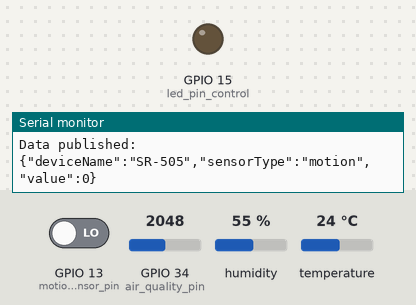
This sketch was run on a simulated ESP32. On the bench: output pins drawn as LEDs (lit = HIGH), the last lines printed to the serial monitor. The test bench sets the inputs (shaded band); at power-on: GPIO 13 (motion_sensor_pin) LOW, GPIO 34 (air_quality_pin) = 2048, humidity 55 %, temperature 24 °C. WiFi joins after 1.5 s; servers stay silent unless stated; no MQTT or app messages arrive unless stated.

Above: at 2.7 s.
2.8 s: GPIO 13 (motion_sensor_pin) driven HIGH
At 5.1 s:
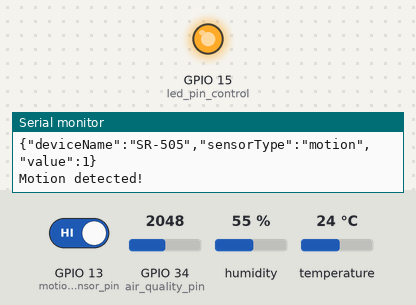
9.1 s: GPIO 13 (motion_sensor_pin) driven LOW
At 11.1 s:
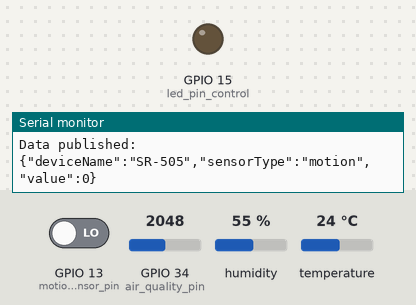
Timing chart, 0 to 12.6 s (numbered marks = the images above; inputs shaded):
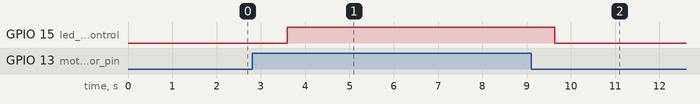

Measured:
- after the input at 2.8 s, GPIO 15 (led_pin_control): LOW → HIGH after 0.79 s
- after the input at 9.1 s, GPIO 15 (led_pin_control): HIGH → LOW after 0.53 s

The sketch:

outdoor.ino
```cpp
#include <DHT.h>
#include <WiFi.h>
#include <WiFiClientSecure.h>
#include <PubSubClient.h>
#include <ArduinoJson.h>

#define DHTPIN 14
#define DHTTYPE DHT22
DHT dht(DHTPIN, DHTTYPE);

int motion_sensor_pin = 13;
int air_quality_pin = 34;
int led_pin_pir = 2;
int led_pin_control = 15;

const char* ssid = "Le Dinh Khoa";
const char* password = "0969250818";
const char* mqtt_server = "eb95b651127d4e39afc7f2150b88a296.s1.eu.hivemq.cloud";
const int mqtt_port = 8883;
const char* mqtt_user = "Hung091103";
const char* mqtt_pass = "Hung091103";
const char* mqtt_topic = "Iot_OutDoor";
const char* device_control_topic = "Iot_OutDoor/Led_Control";

WiFiClientSecure esp_client;
PubSubClient client(esp_client);

float last_temperature = 0.0;
float last_humidity = 0.0;
int last_motion_state = -1;
int last_air_quality = -1;

unsigned long led_on_time = 0;

void setup_wifi() {
  delay(10);
  Serial.println();
  Serial.print("Connecting to ");
  Serial.println(ssid);

  WiFi.begin(ssid, password);

  while (WiFi.status() != WL_CONNECTED) {
    delay(500);
    Serial.print(".");
  }

  Serial.println("");
  Serial.println("WiFi connected");
}

void reconnect() {
  while (!client.connected()) {
    Serial.print("Attempting MQTT connection...");
    if (client.connect("ESP32Client", mqtt_user, mqtt_pass)) {
      Serial.println("connected");
      client.subscribe(device_control_topic);
    } else {
      Serial.print("failed, rc=");
      Serial.print(client.state());
      Serial.println(" try again in 5 seconds");
      delay(5000);
    }
  }
}

void control_led(const char* msg) {
Serial.print("Received message: ");
  Serial.println(msg);  // Debug: Print the received message

  if (strncmp(msg, "ON",2) == 0) {
    digitalWrite(led_pin_control, HIGH);
    Serial.println("LED15 turned ON");
  } else if (strncmp(msg, "OFF",3) == 0) {
    digitalWrite(led_pin_control, LOW);
    Serial.println("LED15 turned OFF");
  } else {
    Serial.println("Unknown command received.");
  }
}

void callback(char* topic, byte* payload, unsigned int length) {
  payload[length] = '\0';
  String message = String((char*)payload);
  Serial.print("Message arrived on topic: ");
  Serial.println(topic);
  Serial.print("Message: ");
  Serial.println(message);

  StaticJsonDocument<256> doc;
  DeserializationError error = deserializeJson(doc, payload, length);

  if (error) {
      Serial.print("JSON Deserialization failed: ");
      Serial.println(error.c_str());
      return;
  }

  const char* command = doc["command"];

  if (strcmp(command, "ON") == 0) {
    digitalWrite(led_pin_control, HIGH);
    Serial.println("LED15 turned ON");
  } else if (strcmp(command, "OFF") == 0) {
    digitalWrite(led_pin_control, LOW);
    Serial.println("LED15 turned OFF");
  } else {
    Serial.println("Unknown command received.");
  }
}

void setup() {
  Serial.begin(115200);
  esp_client.setInsecure();
  pinMode(motion_sensor_pin, INPUT);
  pinMode(led_pin_control, OUTPUT);
  setup_wifi();
  client.setServer(mqtt_server, mqtt_port);
  client.setCallback(callback);
  dht.begin();
}

void publishSensorData(const char* topic, const char* deviceName, const char* sensorType, float value) {
  StaticJsonDocument<256> doc;
  doc["deviceName"] = deviceName;
  doc["sensorType"] = sensorType;
  doc["value"] = value;

  char buffer[256];
  size_t n = serializeJson(doc, buffer);

  if(client.publish(topic, buffer, n)){
    Serial.println("Data published: ");
    Serial.println(buffer);
  } else {
    Serial.println("Failed to publish data");
  }
}

void loop() {
  if (!client.connected()) {
    reconnect();
  }
  client.loop();

  int motion_state = digitalRead(motion_sensor_pin);
  if (motion_state == HIGH) {
    digitalWrite(motion_sensor_pin, HIGH);
    digitalWrite(led_pin_control, HIGH);
    led_on_time = millis();
    Serial.println("Motion detected!");
  } else {
    digitalWrite(motion_sensor_pin, LOW);
    digitalWrite(led_pin_control, LOW);
  }

  // if (millis() - led_on_time >= 6000) {
  //   digitalWrite(motion_sensor_pin, LOW);
  // }

  float humidity = dht.readHumidity();
  float temperature = dht.readTemperature();
  int air_quality = analogRead(air_quality_pin);

  bool data_changed = false;

  if (motion_state != last_motion_state) {
    data_changed = true;
    last_motion_state = motion_state;
  }

  if (humidity != last_humidity) {
    data_changed = true;
    last_humidity = humidity;
  }

  if (temperature != last_temperature) {
    data_changed = true;
    last_temperature = temperature;
  }

  if (air_quality != last_air_quality) {
    data_changed = true;
    last_air_quality = air_quality;
  }

  if (data_changed) {
    publishSensorData("Iot_OutDoor/temperature", "DHT-11", "temperature", temperature);
    publishSensorData("Iot_OutDoor/humidity", "DHT-11", "humidity", humidity);
    publishSensorData("Iot_OutDoor/air", "MQ-135", "air", air_quality);
    publishSensorData("Iot_OutDoor/motion", "SR-505", "motion", (motion_state == HIGH) ? 1 : 0);
  }

  delay(1000);
}
```
